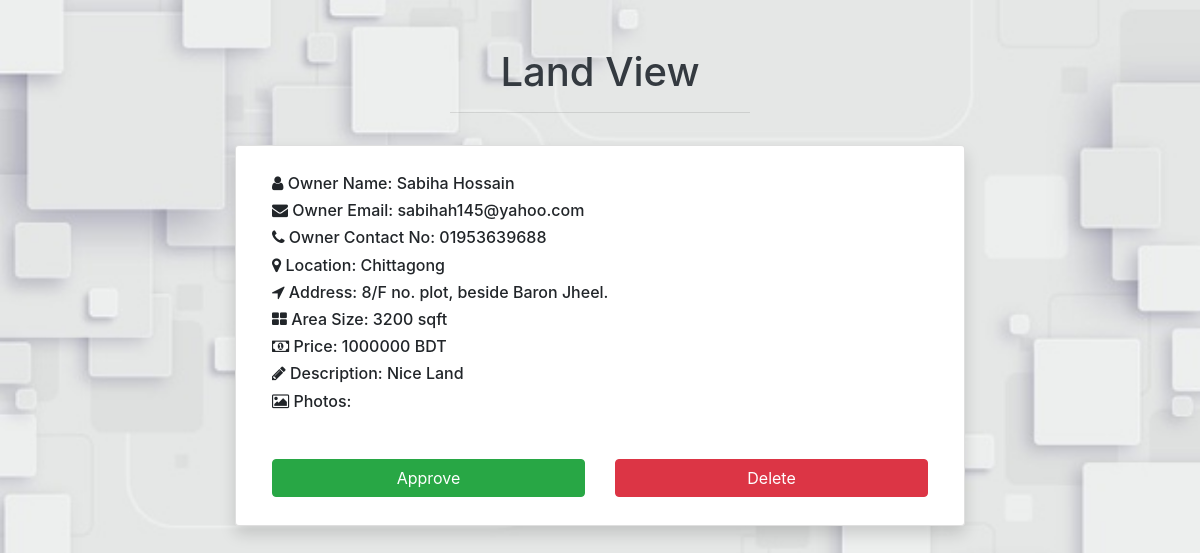
The page /view_land_details_admin.php?id=2 on the database its author committed.
### tables this page shows
CREATE TABLE `approval_land` (
  `id` int(6) NOT NULL,
  `user_id` int(6) NOT NULL,
  `owner_name` varchar(255) NOT NULL,
  `owner_email` varchar(255) NOT NULL,
  `owner_contact` varchar(255) NOT NULL,
  `location` varchar(255) NOT NULL,
  `address` varchar(255) NOT NULL,
  `area_size` varchar(255) NOT NULL,
  `price` varchar(255) NOT NULL,
  `description` text NOT NULL
);

### view_land_details_admin.php (the view, shortened to what this page needs)
<?php
include 'connection.php';
    $dbid =  $_GET['id'];
    $sql = "SELECT *
    FROM approval_land
    WHERE id='$dbid'";
    $result = mysqli_query($conn,$sql);
    $row = mysqli_fetch_array($result)
?>
<!DOCTYPE html>
<html lang="en" dir="ltr">
  <head>
    <link rel="stylesheet" href="https://maxcdn.bootstrapcdn.com/bootstrap/4.5.2/css/bootstrap.min.css">
    <link href="//maxcdn.bootstrapcdn.com/bootstrap/4.0.0/css/bootstrap.min.css" rel="stylesheet" id="bootstrap-css">
    <link rel="stylesheet" href="https://cdnjs.cloudflare.com/ajax/libs/font-awesome/4.7.0/css/font-awesome.min.css">
   </head>
<body>
   <h1 class="text-center text-dark text-capitalize pt-5">Land View</h1>
                <hr class="w-25 pt-3">
   <div class="container">
    <div class="row">
        <div class="col-lg-8 mx-auto">
            <ul class="list-group shadow">
                <li class="list-group-item">
                    <div class="media align-items-lg-center flex-column flex-lg-row p-3">
                        <div class="media-body order-2 order-lg-1">
                            <h6><i class="fa fa-user"></i> Owner Name: <?php echo $row['owner_name']; ?></h6>
                            <h6><i class="fa fa-envelope"></i> Owner Email: <?php echo $row['owner_email']; ?></h6>
                            <h6><i class="fa fa-phone"></i> Owner Contact No: <?php echo $row['owner_contact']; ?></h6>
                            <h6><i class="fa fa-map-marker"></i> Location: <?php echo $row['location']; ?></h6>
                            <h6><i class="fa fa-location-arrow"></i> Address: <?php echo $row['address']; ?></h6>
                            <h6><i class="fa fa-th-large"></i> Area Size: <?php echo $row['area_size']; ?> sqft</h6>
                            <h6><i class="fa fa-money"></i> Price: <?php echo $row['price']; ?> BDT</h6>
                            <h6><i class="fa fa-pencil"></i> Description: <?php echo $row['description']; ?></h6>
                            <h6><i class="fa fa-picture-o"></i> Photos:</h6>
                            <div class="row mt-5">
                                <div class="col-md-6">
                                    <button type="submit" name="approve" class="btn btn-success btn-block"> Approve  </button>
                                </div>
                                <div class="col-md-6">
                                    <button type="submit" name="delete" class="btn btn-danger btn-block"> Delete  </button>
                                </div>
                            </div>
                        </div>
                    </div>
                </li>
            </ul>
        </div>
    </div>
</div>
</body>
</html>

### view_land_details_admin.php (style rules this page uses)
body { background-image: url('assets/image/ambulancesigncover.jpg'); background-repeat: no-repeat; background-attachment: fixed; background-size: cover; }

### rows shown on the page
approval_land: owner_name "Sabiha Hossain", owner_email "sabihah145@yahoo.com", owner_contact "01953639688", location "Chittagong", address "8/F no. plot, beside Baron Jheel.", area_size "3200", price "1000000", description "Nice Land"
